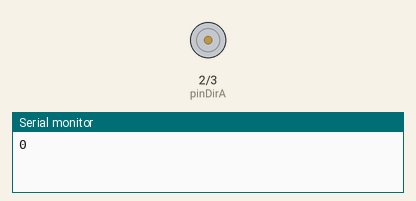
The sketch below on a simulated Arduino Uno, built with avr-gcc and run on an emulated ATmega328P. Parts: direction and speed pins drawn as motors (green arrow = direction pin HIGH = forward, orange = LOW = backward, longer = more drive), the last lines printed to the serial monitor.

Above: at 0.1 s.
At 9.6 s:
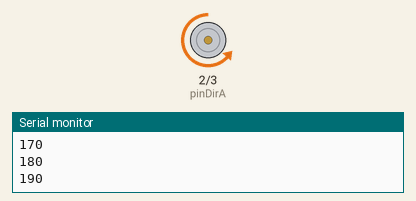
At 19.6 s:
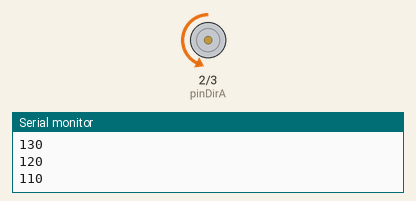
At 39.1 s:
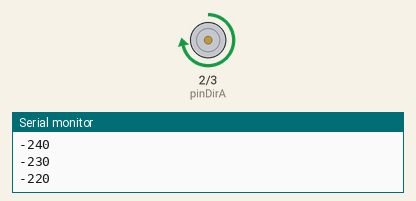
Timing chart, 0 to 40.0 s (numbered marks = the images above):
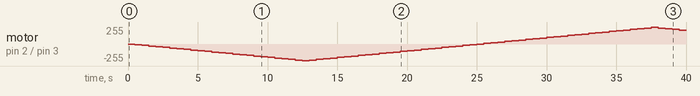

Measured:
- by itself, motor on pin 2 (pinDirA) / pin 3 (pinPwmA): stopped → backward 10/255 at 0.50 s, → backward 20/255 0.50 s later, → backward 30/255 0.50 s later, → backward 40/255 0.50 s later, … (79 changes in this stretch)

The sketch:

ShieldMd10Example.ino
```cpp
// (licence header left out)
/*******************************************************************************
 * IO DEFINITION                                                                *
 *******************************************************************************/

// PWM is connected to pin 3.
const int pinPwmA = 3;
const int pinPwmB = 3;

//const int pinPwmB = 6;

// DIR is connected to pin 2.
const int pinDirA = 2;
//const int pinDirB = 7;
const int pinDirB = 2;


/*******************************************************************************
 * PRIVATE GLOBAL VARIABLES                                                     *
 *******************************************************************************/

// Speed of the motor.
static int iSpeed = 0;
static int iSpeedB = 0;


// Acceleration of the motor.
static int iAcc = 10;


/*******************************************************************************
 * FUNCTIONS                                                                    *
 *******************************************************************************/

// The setup routine runs once when you press reset.
void setup() {
  Serial.begin(9600);      // open the serial port at 9600 bps:
  // Initialize the PWM and DIR pins as digital outputs.
  pinMode(pinPwmA, OUTPUT);
  pinMode(pinDirA, OUTPUT);
  pinMode(pinPwmB, OUTPUT);
  pinMode(pinDirB, OUTPUT);
}


// The loop routine runs over and over again forever.
void loop() {

  Serial.println(iSpeed, DEC);


  // Control the motor according to the speed value.
  // Positive speed value = CW,
  // Negative speed value = CCW.

  if (iSpeed >= 0) {
    //Serial.print("iSpeed >= 0");       // prints a label
/*
    analogWrite(pinPwmA, iSpeed);
    digitalWrite(pinDirA, LOW); */

    analogWrite(pinPwmB, iSpeed);
    digitalWrite(pinDirB, LOW);
  }
  else {

  //  Serial.print("iSpeed < 0");       // prints a label
    /*
    analogWrite(pinPwmA, -iSpeed);
    digitalWrite(pinDirA, HIGH);
    */

    analogWrite(pinPwmB, -iSpeed);
    digitalWrite(pinDirB, HIGH);
  }


  // Increase/Decrease the speed according to the acceleration.
  iSpeed += iAcc;

  // Change the acceleration sign when full speed is reached.
  if ((iSpeed >= 250) || (iSpeed <= -250)) {
    iAcc = -iAcc;

  }
  delay(500);

}
```
